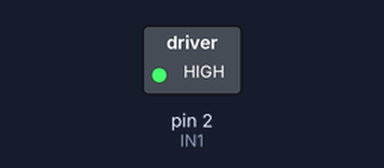
This sketch was run on a simulated Arduino Uno, built with avr-gcc and run on an emulated ATmega328P. On the bench: switched loads named in the sketch (green lamp = pin HIGH).

Above: at 0.5 s.
At 2.5 s:
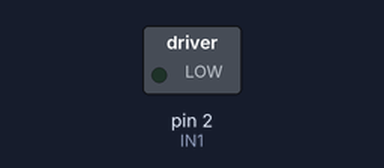
Timing chart, 0 to 5.2 s (numbered marks = the images above):
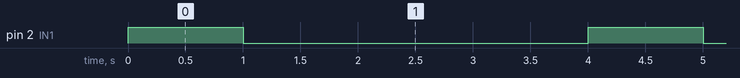

The sketch:

motorchik5v.ino
```cpp
int IN1 = 2; //input1 подключен к выводу 8


void setup()
{
  pinMode (IN1, OUTPUT);
  digitalWrite (IN1, HIGH);
}
void loop()
{
digitalWrite (IN1, HIGH);
delay(1000);
digitalWrite (IN1, LOW);
delay(3000);


  }
```

Measured:
- by itself, pin 2 (IN1): alternates HIGH for 1.0 s and LOW for 3.0 s
